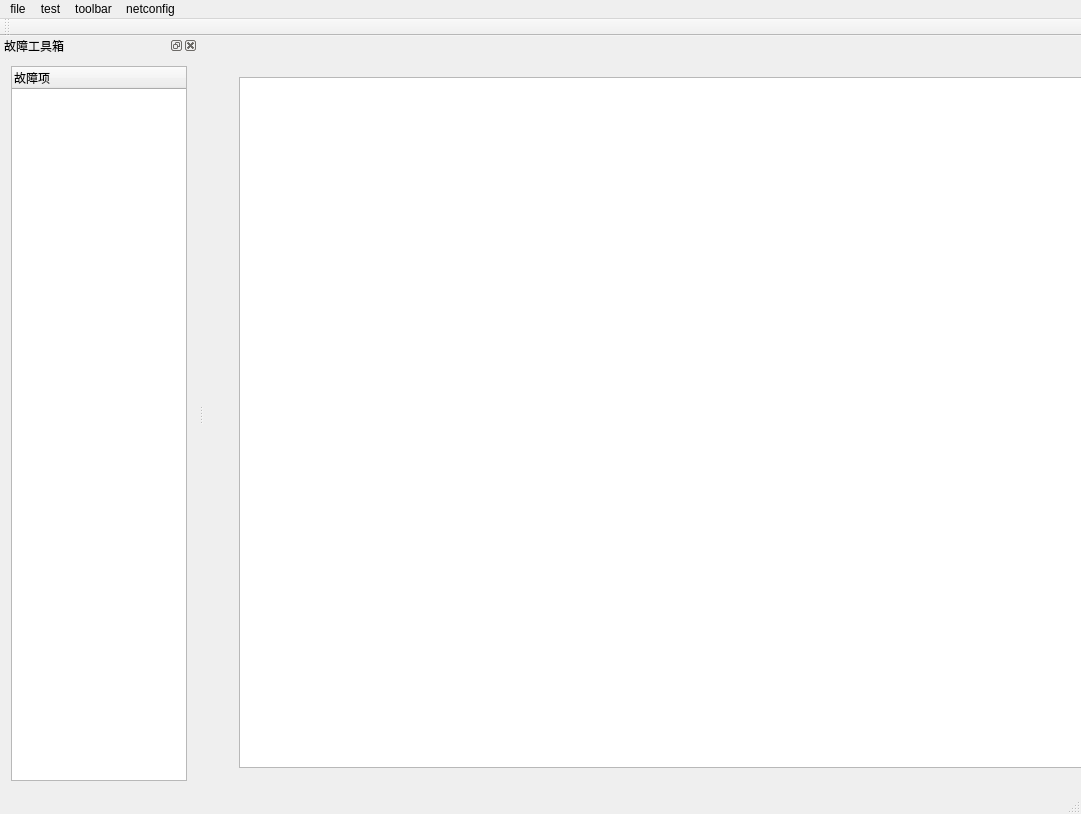
<?xml version="1.0" encoding="UTF-8"?>
<ui version="4.0">
 <class>MainWindow</class>
 <widget class="QMainWindow" name="MainWindow">
  <property name="geometry">
   <rect>
    <x>0</x>
    <y>0</y>
    <width>1081</width>
    <height>814</height>
   </rect>
  </property>
  <property name="windowTitle">
   <string>MainWindow</string>
  </property>
  <widget class="QWidget" name="centralWidget">
   <widget class="QGraphicsView" name="graphicsView">
    <property name="geometry">
     <rect>
      <x>35</x>
      <y>41</y>
      <width>861</width>
      <height>691</height>
     </rect>
    </property>
   </widget>
  </widget>
  <widget class="QMenuBar" name="menuBar">
   <property name="geometry">
    <rect>
     <x>0</x>
     <y>0</y>
     <width>1081</width>
     <height>26</height>
    </rect>
   </property>
   <widget class="QMenu" name="menufile">
    <property name="title">
     <string>file</string>
    </property>
    <addaction name="new_2"/>
    <addaction name="save"/>
   </widget>
   <widget class="QMenu" name="menutest">
    <property name="title">
     <string>test</string>
    </property>
    <addaction name="start"/>
    <addaction name="stop"/>
   </widget>
   <widget class="QMenu" name="menunetconfig">
    <property name="title">
     <string>netconfig</string>
    </property>
   </widget>
   <widget class="QMenu" name="menutoolbar">
    <property name="title">
     <string>toolbar</string>
    </property>
    <addaction name="arrowtool"/>
    <addaction name="faultmode"/>
   </widget>
   <addaction name="menufile"/>
   <addaction name="menutest"/>
   <addaction name="menutoolbar"/>
   <addaction name="menunetconfig"/>
  </widget>
  <widget class="QToolBar" name="mainToolBar">
   <attribute name="toolBarArea">
    <enum>TopToolBarArea</enum>
   </attribute>
   <attribute name="toolBarBreak">
    <bool>false</bool>
   </attribute>
  </widget>
  <widget class="QStatusBar" name="statusBar"/>
  <widget class="QDockWidget" name="dockWidget">
   <property name="minimumSize">
    <size>
     <width>163</width>
     <height>749</height>
    </size>
   </property>
   <property name="maximumSize">
    <size>
     <width>198</width>
     <height>524287</height>
    </size>
   </property>
   <property name="windowTitle">
    <string>故障工具箱</string>
   </property>
   <attribute name="dockWidgetArea">
    <number>1</number>
   </attribute>
   <widget class="QWidget" name="dockWidgetContents">
    <layout class="QGridLayout" name="gridLayout">
     <item row="0" column="0">
      <widget class="QTreeWidget" name="treeWidget">
       <property name="minimumSize">
        <size>
         <width>141</width>
         <height>701</height>
        </size>
       </property>
       <column>
        <property name="text">
         <string>故障项</string>
        </property>
       </column>
      </widget>
     </item>
    </layout>
   </widget>
  </widget>
  <action name="new_2">
   <property name="text">
    <string>new</string>
   </property>
  </action>
  <action name="save">
   <property name="text">
    <string>save</string>
   </property>
  </action>
  <action name="start">
   <property name="text">
    <string>start</string>
   </property>
  </action>
  <action name="stop">
   <property name="text">
    <string>stop</string>
   </property>
  </action>
  <action name="arrowtool">
   <property name="text">
    <string>arrowtool</string>
   </property>
   <property name="visible">
    <bool>true</bool>
   </property>
  </action>
  <action name="faultmode">
   <property name="text">
    <string>faultmode</string>
   </property>
  </action>
 </widget>
 <layoutdefault spacing="6" margin="11"/>
 <resources/>
 <connections/>
</ui>
